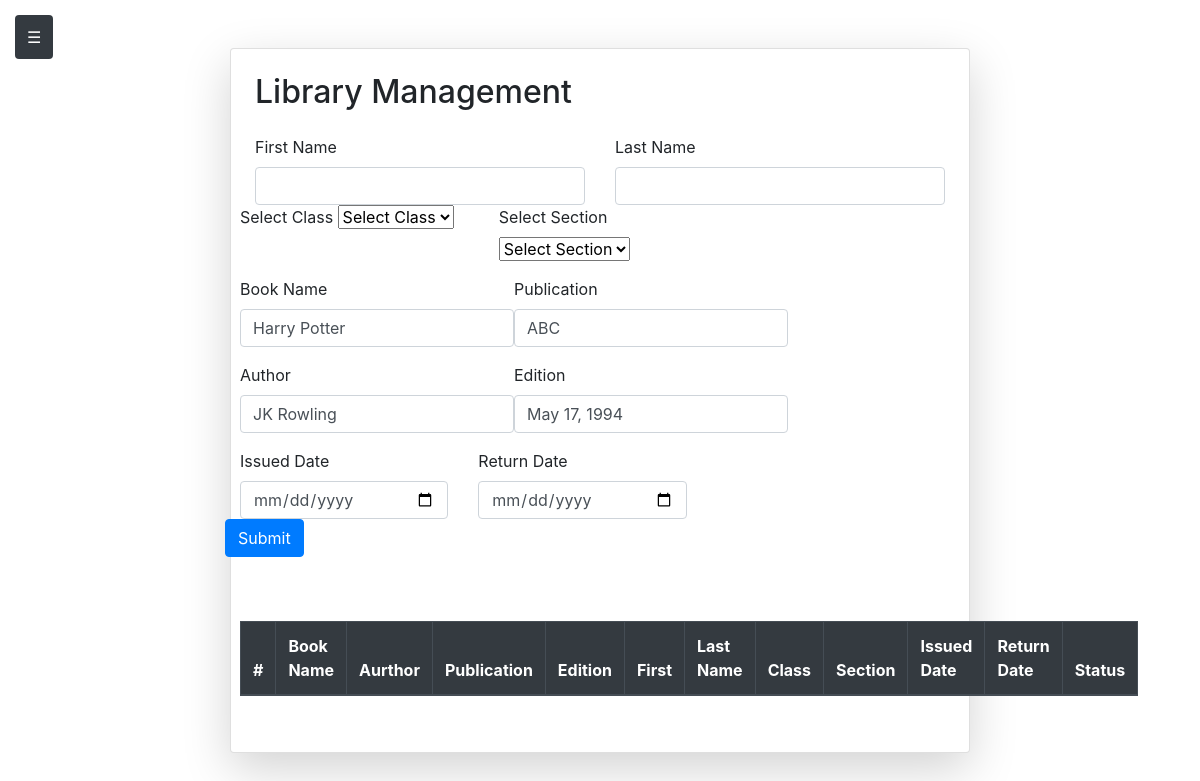
Page /library_management/1/ on the committed database.
### school/models.py (models this page shows, shortened)
class library_records(models.Model):
    id = models.AutoField(primary_key=True)
    book_name = models.CharField(max_length=100)
    author = models.CharField(max_length=100)
    publication = models.CharField(max_length=100)
    Edition=models.CharField(max_length=100)
    status=models.BooleanField(default=False)

### school/views.py (the view, shortened to what this page needs)
# urls.py: path('library_management/<int:id>/',school_views.library_management,name='library_management'),
def library_management(request, id):
    book_records = get_object_or_404(library_records, id=id)
    students = Students.objects.all()
    context = {
        'students': students,
        'book_records': book_records
    }
    return render(request, 'school/library_management.html', context)

### school/templates/school/library_management.html (shortened to what this page needs)
{% extends 'base.html' %}
{% load static %}
{% block start %}
<div class="container mt-5">
    <form class="col-md-8 mx-auto card p-4 shadow-lg" method="post" enctype="multipart/form-data">
        <h2 class="mb-4">Library Management</h2>
       <div class="row mb-3">
            <div class="col-md-6">
                <label class="form-label">First Name</label>
                <input name="first_name" required type="text" class="form-control">
            </div>
            <div class="col-md-6">
                <label class="form-label">Last Name</label>
                <input name="last_name" required type="text" class="form-control">
            </div>
        <div class="row mb-3">
  <div class="col-md-6">
    <label for="classSelect" class="form-label">Select Class</label>
    <select class="form-select"  name="class_name" id="classSelect" required>
      <option value="" disabled selected>Select Class</option>
    </select>
  </div>
  <div class="col-md-6">
    <label for="sectionSelect" class="form-label">Select Section</label>
    <select class="form-select" name="section" id="sectionSelect" required>
      <option value="{{student.section}}" >Select Section</option>
    </select>
  </div>
</div>
        <div class="mb-3">
            <label class="form-label">Book Name</label>
            <input name="book_name" value="{{book_records.book_name}}" required type="text" class="form-control">
        </div>
        <div class="mb-3">
            <label class="form-label">Publication</label>
            <input name="publication" value="{{book_records.publication}}" required type="text" class="form-control">
        </div>
        <div class="mb-3">
            <label class="form-label">Author</label>
            <input name="author" value="{{book_records.author}}"  required type="text" class="form-control">
        </div>
        <div class="mb-3">
            <label class="form-label">Edition</label>
            <input name="edition" value="{{book_records.Edition}}"  required type="text" class="form-control">
        </div>
        <div class="row mb-3">
            <div class="col-md-6">
                <label class="form-label">Issued Date</label>
                <input name="issued_date" required type="date" class="form-control">
            </div>
            <div class="col-md-6">
                <label class="form-label">Return Date</label>
                <input name="return_date" required type="date" class="form-control">
            </div>
            <button type="submit" class="btn btn-primary">Submit</button>
</form>
        </div>
         <table class="table table-striped table-bordered mt-5">
  <thead>
  <thead class="thead-dark">
    <tr>
      <th scope="col">#</th>
      <th scope="col">Book Name</th>
      <th scope="col">Aurthor</th>
      <th scope="col">Publication</th>
      <th scope="col">Edition</th>
      <th scope="col"> First</th>
      <th scope="col">Last Name</th>
      <th scope="col">Class</th>
      <th scope="col">Section</th>
      <th scope="col">Issued Date</th>
      <th scope="col">Return Date</th>
      <th scope="col">Status</th>
    </tr>
  </thead>
{% endblock %}

### school/static/CSS/style.css (style rules this page uses)
body { margin: 0; padding: 0; }

### rows in the picture
library_records: book_name "Harry Potter", publication "ABC", author "JK Rowling", edition "May 17, 1994"
